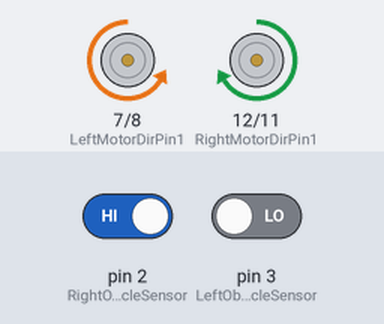
The sketch below on a simulated Arduino Uno, built with avr-gcc and run on an emulated ATmega328P. Parts: motor-driver pin pairs drawn as motors (green arrow = first pin HIGH = forward, orange = second pin HIGH = backward, longer = more drive, scaled by the enable pin). The inputs (shaded band) are chosen by the test bench; at power-on: pin 2 (RightObstacleSensor) HIGH, pin 3 (LeftObstacleSensor) LOW.

Above: at 1.2 s.
1.3 s: pin 2 (RightObstacleSensor) driven LOW
At 1.9 s:
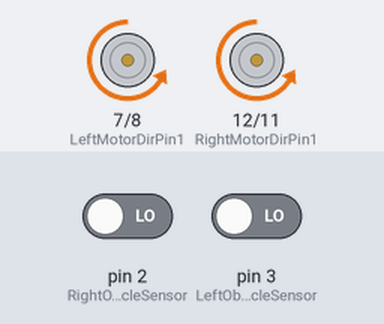
2.8 s: pin 3 (LeftObstacleSensor) driven HIGH
At 4.0 s:
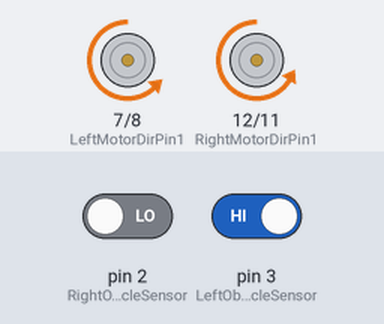
4.3 s: pin 2 (RightObstacleSensor) driven HIGH
At 6.2 s:
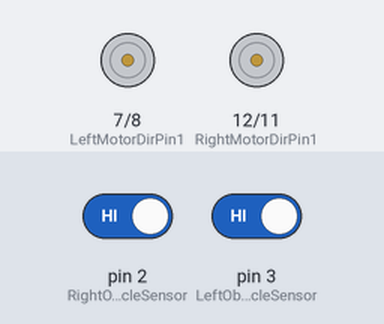
6.8 s: pin 2 (RightObstacleSensor) driven LOW
At 8.0 s:
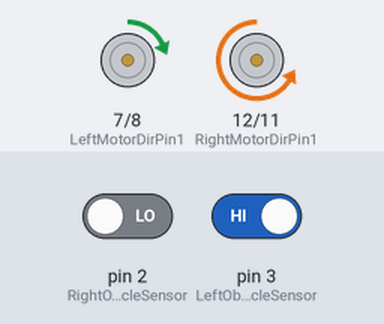
8.8 s: pin 2 (RightObstacleSensor) driven HIGH and pin 3 (LeftObstacleSensor) driven LOW
At 9.8 s:
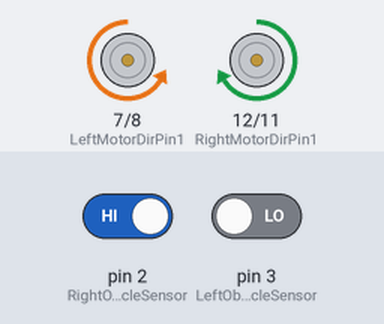
Timing chart, 0 to 11.3 s (numbered marks = the images above; inputs shaded):
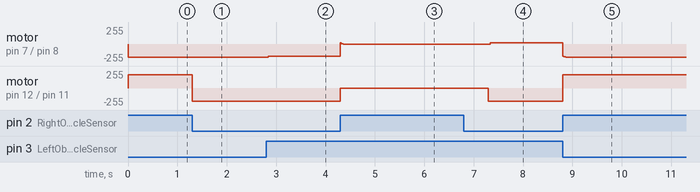

The sketch:

Lesson_12_sample.ino
```cpp
#define speedPinR 9          //PWM右ピン接続
#define RightMotorDirPin1  12  //右モーター方向ピン1
#define RightMotorDirPin2  11  //右モーター方向ピン2
#define speedPinL 6          //PWM右ピン接続
#define LeftMotorDirPin1  7    //左モーター方向ピン
#define LeftMotorDirPin2  8    //左モーター方向ピン


/*左からD 3、A 1-A 3、D 10に接続します*/
#define RightObstacleSensor 2  //右障害物センサーからD2
#define LeftObstacleSensor 3   //左障害物センサーからD3

#define SPEED   180 //モータ速度
/***************モーター制御***************/
void stop_Stop(int time = 1000)    //ストップ
{
  digitalWrite(RightMotorDirPin1, LOW);
  digitalWrite(RightMotorDirPin2, LOW);
  digitalWrite(LeftMotorDirPin1, LOW);
  digitalWrite(LeftMotorDirPin2, LOW);
  delay(time);
}

void go_Advance(int speed = 200, int time = 0)  //前に進む関数
{
  digitalWrite(RightMotorDirPin1, HIGH);
  digitalWrite(RightMotorDirPin2, LOW);
  digitalWrite(LeftMotorDirPin1, HIGH);
  digitalWrite(LeftMotorDirPin2, LOW);
  analogWrite(speedPinL, speed);
  analogWrite(speedPinR, speed);
  if (time == 0) {
    ;
  } else {
    delay(time);
    stop_Stop();
  }
}
void go_Left(int speed = 200, int time = 0) //左に旋回する関数
{
  digitalWrite(RightMotorDirPin1, HIGH);
  digitalWrite(RightMotorDirPin2, LOW);
  digitalWrite(LeftMotorDirPin1, LOW);
  digitalWrite(LeftMotorDirPin2, HIGH);
  analogWrite(speedPinL, speed);
  analogWrite(speedPinR, speed);
  if (time == 0) {
    ;
  } else {
    delay(time);
    stop_Stop();
  }
}
void go_Right(int speed = 200, int time = 0) //右に旋回する関数
{
  digitalWrite(RightMotorDirPin1, LOW);
  digitalWrite(RightMotorDirPin2, HIGH);
  digitalWrite(LeftMotorDirPin1, HIGH);
  digitalWrite(LeftMotorDirPin2, LOW);
  analogWrite(speedPinL, speed);
  analogWrite(speedPinR, speed);
  if (time == 0) {
    ;
  } else {
    delay(time);
    stop_Stop();
  }
}
void go_Back(int speed = 200, int time = 0) //後ろに下がる関数
{
  digitalWrite(RightMotorDirPin1, LOW);
  digitalWrite(RightMotorDirPin2, HIGH);
  digitalWrite(LeftMotorDirPin1, LOW);
  digitalWrite(LeftMotorDirPin2, HIGH);
  analogWrite(speedPinL, speed);
  analogWrite(speedPinR, speed);
  if (time == 0) {
    ;
  } else {
    delay(time);
    stop_Stop();
  }
}


void back_Right(int speed = 200, int time = 0)  //左折
{
  digitalWrite(RightMotorDirPin1, HIGH);
  digitalWrite(RightMotorDirPin2,LOW);
  digitalWrite(LeftMotorDirPin1,LOW);
  digitalWrite(LeftMotorDirPin2,HIGH);
  analogWrite(speedPinL, speed);
  analogWrite(speedPinR, speed);
  if (time == 0) {
    ;
  } else {
    delay(time);
    stop_Stop();
  }
}
void back_Left(int speed = 200, int time = 0)  //右折
{
  digitalWrite(RightMotorDirPin1, LOW);
  digitalWrite(RightMotorDirPin2,HIGH);
  digitalWrite(LeftMotorDirPin1,HIGH);
  digitalWrite(LeftMotorDirPin1,LOW);
  analogWrite(speedPinL, speed);
  analogWrite(speedPinR, speed);
  if (time == 0) {
    ;
  } else {
    delay(time);
    stop_Stop();
  }
}

//モーター速度の設定
void set_Motorspeed(int speed_L, int speed_R)
{
  analogWrite(speedPinL, speed_L);
  analogWrite(speedPinR, speed_R);
}


void setup()
{
 pinMode(speedPinL,OUTPUT); //左モーターPWMピン
 pinMode(speedPinR,OUTPUT); //右モーターPWMピン
 pinMode(RightMotorDirPin1,OUTPUT); //左モーター方向ピン1
 pinMode(RightMotorDirPin2,OUTPUT); //左モーター方向ピン2
 pinMode(LeftMotorDirPin1,OUTPUT);  //右モーター方向ピン1
 pinMode(LeftMotorDirPin2,OUTPUT);  //右モーター方向ピン2

  /*障害物センサ初期設定 */
 pinMode(RightObstacleSensor,INPUT);
 pinMode(LeftObstacleSensor,INPUT);
 Serial.begin(9600);
}

void auto_following(){
 int IRvalueLeft= digitalRead(RightObstacleSensor);
 int IRvalueRight=digitalRead(LeftObstacleSensor);
 if (IRvalueLeft==LOW && IRvalueRight==LOW)
 {
  //両方のセンサーが障害物を検出しました。先に進みます。
      go_Back();  //Turn left
 }
 else  if (IRvalueLeft==HIGH && IRvalueRight==HIGH)
 {
     stop_Stop();   //ストップ
     set_Motorspeed(0,0);
    }
 else if (IRvalueLeft==LOW && IRvalueRight==HIGH)
 {
  //左センサのみが障害物を検知
      back_Left();  //左折
 }
  else if (IRvalueLeft==HIGH && IRvalueRight==LOW)
 {
   //右側センサのみが障害物を検知する
      back_Right();  //右折

 }
}

void loop(){

auto_following();
}
```

Measured:
- after the input at 1.3 s, motor on pin 12 (RightMotorDirPin1) / pin 11 (RightMotorDirPin2): forward 200/255 → backward 200/255 at once
- after the input at 2.8 s, motor on pin 7 (LeftMotorDirPin1) / pin 8 (LeftMotorDirPin2): backward 200/255 → backward 184/255 at once
- after the input at 4.3 s, motor on pin 7 (LeftMotorDirPin1) / pin 8 (LeftMotorDirPin2): backward 184/255 → stopped at once; motor on pin 12 (RightMotorDirPin1) / pin 11 (RightMotorDirPin2): backward 200/255 → stopped at once
- after the input at 6.8 s, motor on pin 7 (LeftMotorDirPin1) / pin 8 (LeftMotorDirPin2): stopped → forward 16/255 after 0.54 s; motor on pin 12 (RightMotorDirPin1) / pin 11 (RightMotorDirPin2): stopped → backward 200/255 after 0.50 s
- after the input at 8.8 s, motor on pin 7 (LeftMotorDirPin1) / pin 8 (LeftMotorDirPin2): forward 16/255 → backward 200/255 at once; motor on pin 12 (RightMotorDirPin1) / pin 11 (RightMotorDirPin2): backward 200/255 → forward 200/255 at once
